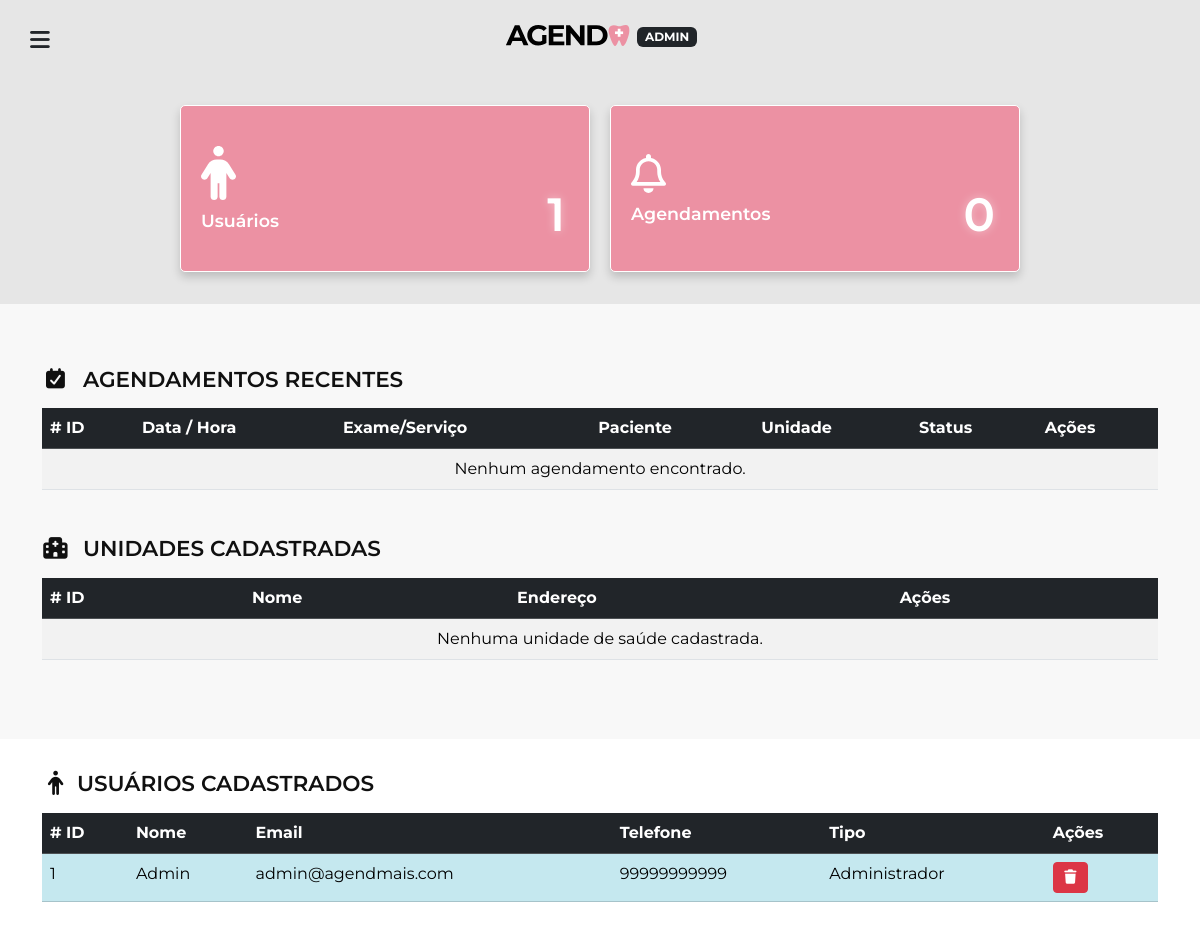
/index.php?controller=Admin&action=dashboard (signed in), run on an earlier commit of the app's database.
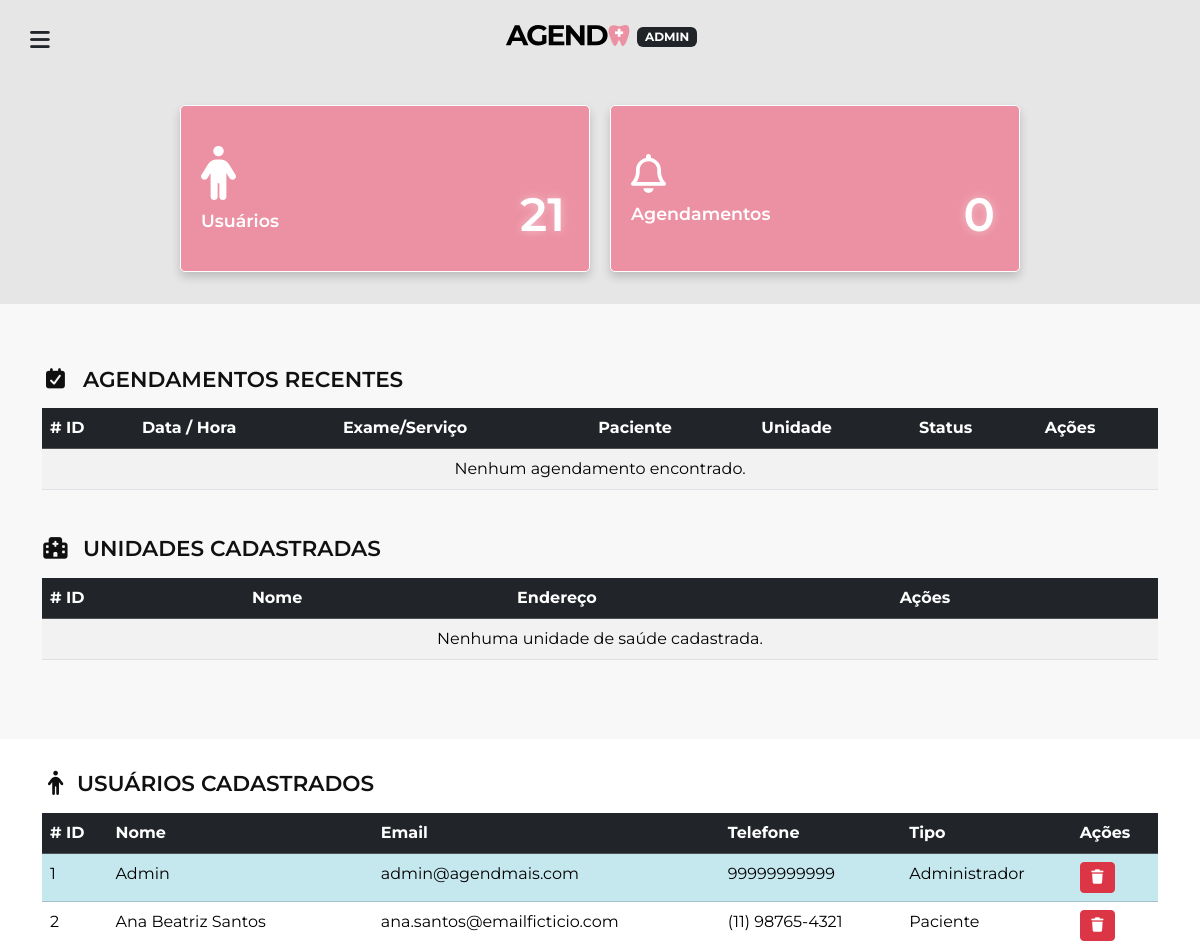
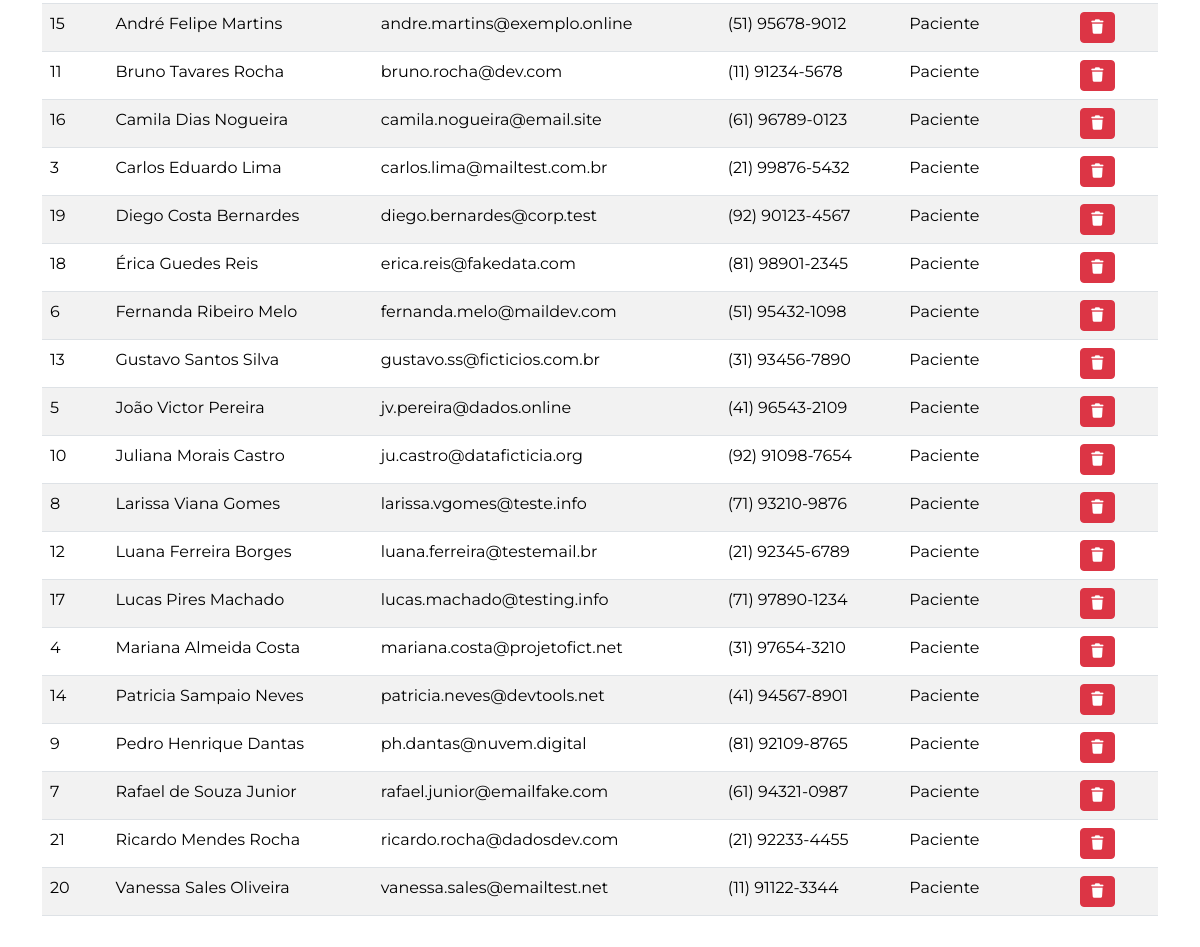
And on a later commit of the database (2 pictures, top to bottom).
### tables this page shows
CREATE TABLE IF NOT EXISTS usuarios (
	id_usuario INT AUTO_INCREMENT PRIMARY KEY,
    usu_cpf VARCHAR(11) UNIQUE NOT NULL,
    usu_nome VARCHAR(255) NOT NULL,
    usu_data DATE,
    usu_email VARCHAR(255) UNIQUE NOT NULL,
    usu_senha VARCHAR(255) NOT NULL,
    usu_telefone VARCHAR(45),
    usu_is_admin TINYINT(1) DEFAULT 0 NOT NULL
);

### app/Controllers/AdminController.php (called while the page is built, shortened)
<?php
    class AdminController {
        public function dashboard() {
            $agendamentoDAO = new AgendamentoDAO();
            $usuarioDAO = new UsuarioDAO();
            $totalAgendamentos = $agendamentoDAO->countAll();
            $totalUsuarios = $usuarioDAO->countAll();
            $usuarios = $usuarioDAO->findAll();
            $agendamentos = $agendamentoDAO->findAllWithDetails();
            $data = [
                'total_agendamentos' => $totalAgendamentos,
                'total_usuarios' => $totalUsuarios,
                'usuarios' => $usuarios,
                'agendamentos' => $agendamentos ,
                'msg' => $_GET['msg'] ?? null
            ];
            include 'app/Views/Admin/dashboard.php';
        }
    }
?>

### index.php (called while the page is built, shortened)
<?php
    spl_autoload_register(function ($class) {
        $prefix = 'App\\';
        $baseDir = __DIR__ . DIRECTORY_SEPARATOR . 'app' . DIRECTORY_SEPARATOR;
        $relativeClass = substr($class, strlen($prefix));
        $file = $baseDir . str_replace('\\', DIRECTORY_SEPARATOR, $relativeClass) . '.php';
    });
    $actionName = $_GET['action'] ?? 'index';
    $controller = new $controllerClass();
    $controller->$actionName();
?>

### app/DAO/AgendamentoDAO.php (called while the page is built, shortened)
<?php
    class AgendamentoDAO {
        public function countAll(): int {
            $pdo = Database::getConnection();
            $sql = "SELECT COUNT(id_agendamento) AS total FROM agendamentos";
            try {
                $stmt = $pdo->prepare($sql);
                $stmt->execute();
                $result = $stmt->fetch(PDO::FETCH_ASSOC);
                return (int) $result['total'];
            } catch (\PDOException $e) {
                error_log("Erro ao contar agendamentos: " . $e->getMessage());
                return 0;
            }
        }
        public function findAllWithDetails(): array {
            $pdo = Database::getConnection();
            $sql = "SELECT
                        a.*,
                        u.usu_nome AS usu_nome,
                        uni.uni_nome AS uni_nome
                    FROM agendamentos a
                    JOIN usuarios u ON a.usuario_id = u.id_usuario -- OBS: Usei a.usuario_id aqui, verifique o nome da sua coluna FK
                    LEFT JOIN unidades uni ON a.unidade_id = uni.id_unidade
                    ORDER BY a.agend_data DESC, a.agend_hora DESC";
            $stmt = $pdo->query($sql);
            $agendamentos = [];
            return $agendamentos;
        }
    }
?>

### app/DAO/UsuarioDAO.php (called while the page is built, shortened)
<?php
    class UsuarioDAO {
        public function countAll(): int {
            $pdo = Database::getConnection();
            $sql = "SELECT COUNT(id_usuario) AS total FROM usuarios";
            try {
                $stmt = $pdo->prepare($sql);
                $stmt->execute();
                $result = $stmt->fetch(PDO::FETCH_ASSOC);
                return (int) $result['total'];
            } catch (PDOException $e) {
                error_log("Erro ao contar usuários: " . $e->getMessage());
                return 0;
            }
        }
        public function findAll(): array {
            $pdo = Database::getConnection();
            $sql = "SELECT u.*, uni.uni_nome
                    FROM usuarios u
                    LEFT JOIN unidades uni ON u.unidade_id = uni.id_unidade
                    ORDER BY u.usu_nome ASC";
            $stmt = $pdo->query($sql);
            $usuarios = [];
            while ($data = $stmt->fetch(PDO::FETCH_ASSOC)) {
                $usuarios[] = new Usuario($data);
            }
            return $usuarios;
        }
    }
?>

### app/Models/Usuario.php (called while the page is built, shortened)
<?php
    class Usuario {
        private int $id_usuario;
        private ?int $unidade_id;
        private string $usu_nome;
        private string $usu_email;
        private string $usu_telefone;
        private bool $usu_is_admin;
        public function __construct(array $data = []) {
            $this->id_usuario = $data['id_usuario'] ?? 0;
            $this->unidade_id = $data['unidade_id'] ?? null;
            $this->usu_nome = $data['usu_nome'] ?? '';
            $this->usu_email = $data['usu_email'] ?? '';
            $this->usu_telefone = $data['usu_telefone'] ?? '';
            $this->usu_is_admin = (bool) ($data['usu_is_admin'] ?? 0);
        }
        public function getIdUsuario(): int {
            return $this->id_usuario;
        }
        public function getUnidadeId(): ?int {
            return $this->unidade_id;
        }
        public function getUsuNome(): string {
            return $this->usu_nome;
        }
        public function getUsuEmail(): string {
            return $this->usu_email;
        }
        public function getUsuTelefone(): string {
            return $this->usu_telefone;
        }
        public function getUsuIsAdmin(): bool {
            return $this->usu_is_admin;
        }
    }
?>

### app/Views/Admin/dashboard.php (the view, shortened to what the rows shown need)
<!DOCTYPE html>
<html lang="pt-BR">
<head>
    <link href="https://cdn.jsdelivr.net/npm/bootstrap@5.3.6/dist/css/bootstrap.min.css" rel="stylesheet"
>
    <link rel="stylesheet" href="<?php echo BASE_URL; ?>app/wwwroot/css/reset.css">
    <link rel="stylesheet" href="<?php echo BASE_URL; ?>app/wwwroot/css/color.css">
    <link rel="stylesheet" href="<?php echo BASE_URL; ?>app/wwwroot/css/globalStyle.css">
    <link rel="stylesheet" href="<?php echo BASE_URL; ?>app/wwwroot/css/Admin/dashboard.css?v=1.0">
    <link rel="stylesheet" href="//use.fontawesome.com/releases/v7.1.0/css/all.css">
</head>
<body>
    <main>
        <section class="admin-table mt-5 tabela1" id="tabelaAgendamentos">
            <div class="container">
                <h2 class="mb-3"><i class="fa-solid fa-calendar-check me-2"></i> Agendamentos Recentes</h2>
                <div class="table-responsive">
                    <table class="table table-striped table-hover align-middle">
                        <thead class="table-dark">
                            <tr>
                                <th># ID</th>
                                <th>Data / Hora</th>
                                <th>Exame/Serviço</th>
                                <th>Paciente</th>
                                <th>Unidade</th>
                                <th>Status</th>
                                <th>Ações</th>
                            </tr>
                        </thead>
                    </table>
                </div>
            </div>
        </section>
        <section class="admin-table tabela2" id="tabelaUnidades">
            <div class="container">
                <h2 class="mb-3"><i class="fa-solid fa-hospital me-2"></i> Unidades Cadastradas</h2>
                <div class="table-responsive">
                    <table class="table table-striped table-hover align-middle">
                        <thead class="table-dark">
                            <tr>
                                <th scope="col"># ID</th>
                                <th scope="col">Nome</th>
                                <th scope="col">Endereço</th>
                                <th scope="col">Ações</th>
                            </tr>
                        </thead>
                    </table>
                </div>
            </div>
        </section>
        <section class="admin-table mt-5 tabela3" id="tabelaUsuarios">
            <div class="container">
                <h2 class="mb-3"><i class="fa-solid fa-person me-2"></i>Usuários Cadastrados</h2>
                <div class="table-responsive">
                    <table class="table table-striped table-hover">
                        <thead class="table-dark">
                            <tr>
                                <th># ID</th>
                                <th>Nome</th>
                                <th>Email</th>
                                <th>Telefone</th>
                                <th>Tipo</th>
                                <th>Ações</th>
                            </tr>
                        </thead>
                        <tbody>
                            <?php if (!empty($data['usuarios'])): ?>
                                <?php foreach ($data['usuarios'] as $usuario): ?>
                                    <?php
                                    $usuarioData = $usuario instanceof \App\Models\Usuario ? $usuario : new \App\Models\Usuario($usuario);
                                    $tipoUsuario = $usuarioData->getUsuIsAdmin() ? 'Administrador' : ($usuarioData->getUnidadeId() ? 'Monitor' : 'Paciente');
                                    $rowClass = $usuarioData->getUsuIsAdmin() ? 'table-info' : '';
                                    ?>
                                    <tr class="<?= $rowClass ?>">
                                        <td><?= htmlspecialchars($usuarioData->getIdUsuario()) ?></td>
                                        <td><?= htmlspecialchars($usuarioData->getUsuNome()) ?></td>
                                        <td><?= htmlspecialchars($usuarioData->getUsuEmail()) ?></td>
                                        <td><?= htmlspecialchars($usuarioData->getUsuTelefone()) ?></td>
                                        <td><?= htmlspecialchars($tipoUsuario) ?></td>
                                        <td>
                                            <a href="index.php?controller=Admin&action=excluirUsuario&id=<?= $usuarioData->getIdUsuario() ?>"
                                                class="btn btn-sm btn-danger"
                                                title="Excluir"
                                                onclick="return confirm('Tem certeza que deseja excluir o usuário (ID: <?= $usuarioData->getIdUsuario() ?> - <?= $usuarioData->getUsuNome() ?>)?')">
                                                <i class="fa-solid fa-trash"></i>
                                            </a>
                                        </td>
                                    </tr>
                                <?php endforeach; ?>
                            <?php else: ?>
                                <tr>
                                    <td colspan="7" class="text-center">Nenhum usuário encontrado.</td>
                                </tr>
                            <?php endif; ?>
                        </tbody>
                    </table>
                </div>
            </div>
        </section>
    </main>
</body>
</html>

What changed in the data, as far as the page shows it:
added usuarios: id_usuario "2", usu_nome "Ana Beatriz Santos", usu_email "ana.santos@emailficticio.com", usu_telefone "(11) 98765-4321", tipoUsuario "Paciente"
added usuarios: id_usuario "15", usu_nome "André Felipe Martins", usu_email "andre.martins@exemplo.online", usu_telefone "(51) 95678-9012", tipoUsuario "Paciente"
added usuarios: id_usuario "11", usu_nome "Bruno Tavares Rocha", usu_email "bruno.rocha@dev.com", usu_telefone "(11) 91234-5678", tipoUsuario "Paciente"
added usuarios: id_usuario "16", usu_nome "Camila Dias Nogueira", usu_email "camila.nogueira@email.site", usu_telefone "(61) 96789-0123", tipoUsuario "Paciente"
added usuarios: id_usuario "3", usu_nome "Carlos Eduardo Lima", usu_email "carlos.lima@mailtest.com.br", usu_telefone "(21) 99876-5432", tipoUsuario "Paciente"
added usuarios: id_usuario "19", usu_nome "Diego Costa Bernardes", usu_email "diego.bernardes@corp.test", usu_telefone "(92) 90123-4567", tipoUsuario "Paciente"
added usuarios: id_usuario "18", usu_nome "Érica Guedes Reis", usu_email "erica.reis@fakedata.com", usu_telefone "(81) 98901-2345", tipoUsuario "Paciente"
added usuarios: id_usuario "6", usu_nome "Fernanda Ribeiro Melo", usu_email "fernanda.melo@maildev.com", usu_telefone "(51) 95432-1098", tipoUsuario "Paciente"
added usuarios: id_usuario "13", usu_nome "Gustavo Santos Silva", usu_email "gustavo.ss@ficticios.com.br", usu_telefone "(31) 93456-7890", tipoUsuario "Paciente"
added usuarios: id_usuario "5", usu_nome "João Victor Pereira", usu_email "jv.pereira@dados.online", usu_telefone "(41) 96543-2109", tipoUsuario "Paciente"
added usuarios: id_usuario "10", usu_nome "Juliana Morais Castro", usu_email "ju.castro@dataficticia.org", usu_telefone "(92) 91098-7654", tipoUsuario "Paciente"
added usuarios: id_usuario "8", usu_nome "Larissa Viana Gomes", usu_email "larissa.vgomes@teste.info", usu_telefone "(71) 93210-9876", tipoUsuario "Paciente"
added usuarios: id_usuario "12", usu_nome "Luana Ferreira Borges", usu_email "luana.ferreira@testemail.br", usu_telefone "(21) 92345-6789", tipoUsuario "Paciente"
added usuarios: id_usuario "17", usu_nome "Lucas Pires Machado", usu_email "lucas.machado@testing.info", usu_telefone "(71) 97890-1234", tipoUsuario "Paciente"
added usuarios: id_usuario "4", usu_nome "Mariana Almeida Costa", usu_email "mariana.costa@projetofict.net", usu_telefone "(31) 97654-3210", tipoUsuario "Paciente"
added usuarios: id_usuario "14", usu_nome "Patricia Sampaio Neves", usu_email "patricia.neves@devtools.net", usu_telefone "(41) 94567-8901", tipoUsuario "Paciente"
added usuarios: id_usuario "9", usu_nome "Pedro Henrique Dantas", usu_email "ph.dantas@nuvem.digital", usu_telefone "(81) 92109-8765", tipoUsuario "Paciente"
added usuarios: id_usuario "7", usu_nome "Rafael de Souza Junior", usu_email "rafael.junior@emailfake.com", usu_telefone "(61) 94321-0987", tipoUsuario "Paciente"
added usuarios: id_usuario "21", usu_nome "Ricardo Mendes Rocha", usu_email "ricardo.rocha@dadosdev.com", usu_telefone "(21) 92233-4455", tipoUsuario "Paciente"
added usuarios: id_usuario "20", usu_nome "Vanessa Sales Oliveira", usu_email "vanessa.sales@emailtest.net", usu_telefone "(11) 91122-3344", tipoUsuario "Paciente"
Also different on the page:
$total_usuarios: "1" → "21"
